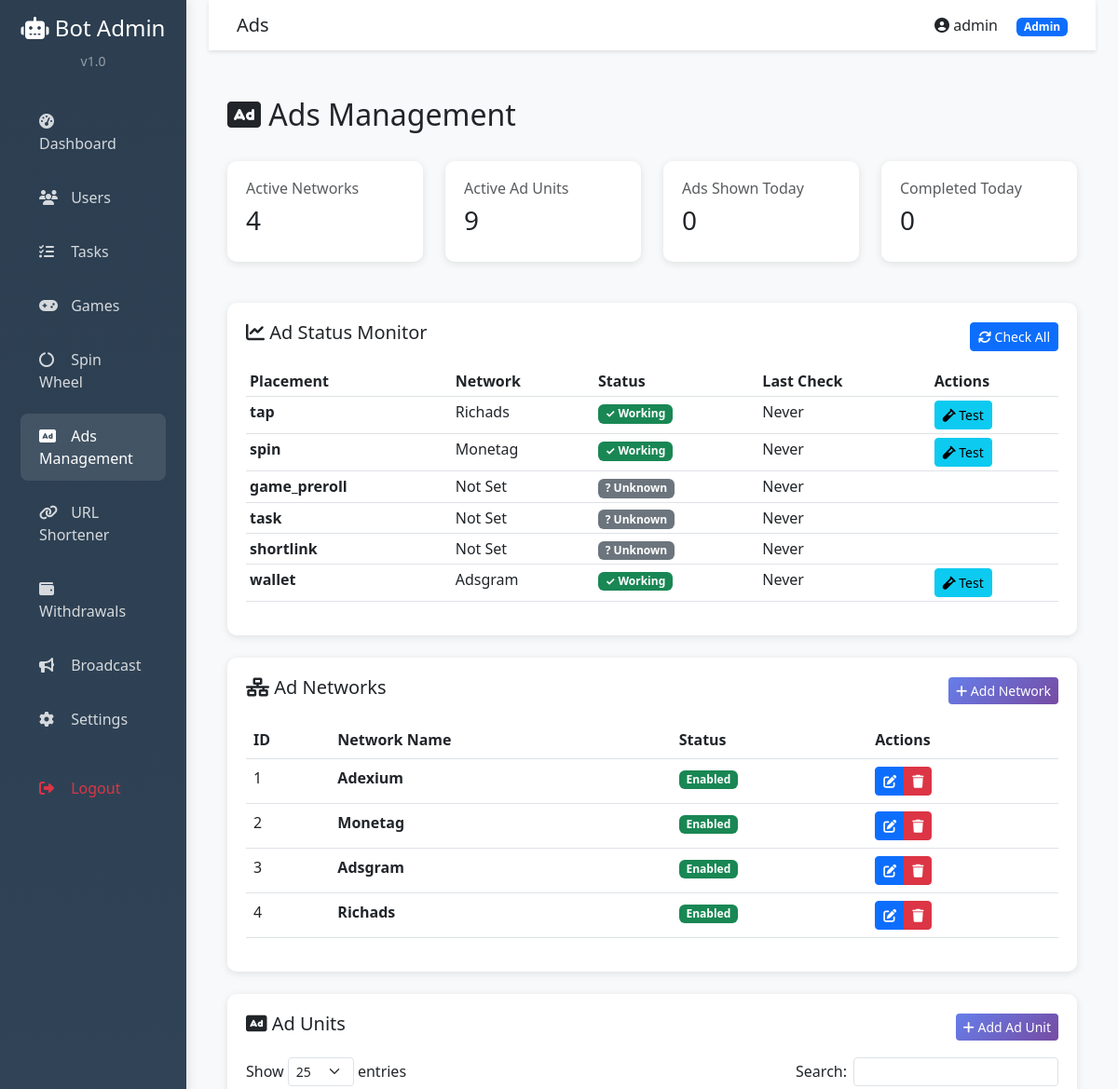
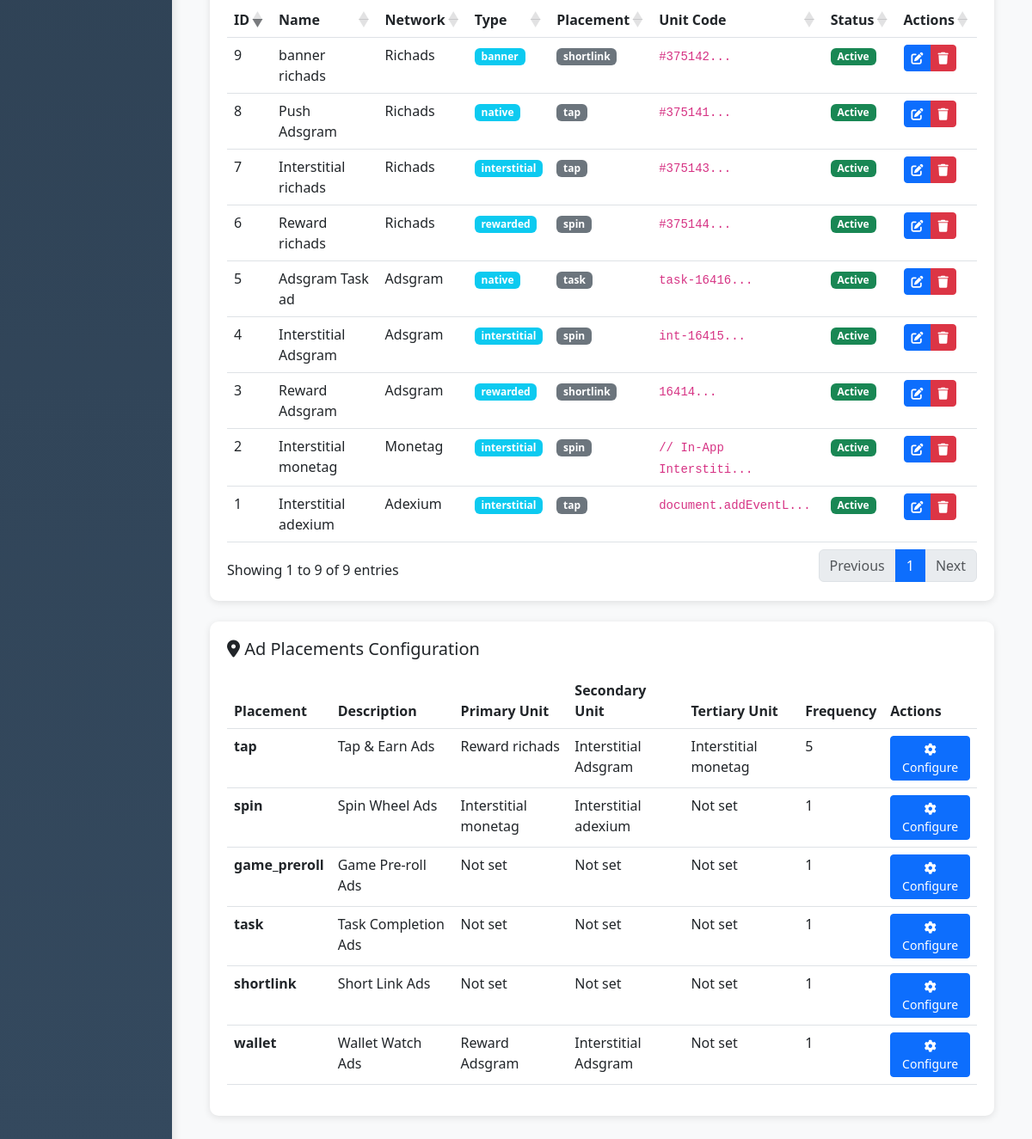
/admin/ads.php (signed in), run on the app's committed database (2 pictures, top to bottom).
### tables this page shows
CREATE TABLE `ad_placements` (
  `id` int(11) NOT NULL,
  `placement_key` varchar(100) NOT NULL,
  `description` varchar(255) DEFAULT NULL,
  `primary_ad_unit_id` int(11) DEFAULT NULL,
  `secondary_ad_unit_id` int(11) DEFAULT NULL,
  `tertiary_ad_unit_id` int(11) DEFAULT NULL,
  `frequency` int(11) DEFAULT 1
);

CREATE TABLE `ad_networks` (
  `id` int(11) NOT NULL,
  `name` varchar(100) NOT NULL,
  `is_enabled` tinyint(1) DEFAULT 1,
  `default_settings` text DEFAULT NULL,
  `created_at` timestamp NULL DEFAULT current_timestamp()
);

CREATE TABLE `ad_units` (
  `id` int(11) NOT NULL,
  `network_id` int(11) NOT NULL,
  `name` varchar(255) NOT NULL,
  `unit_code` varchar(500) NOT NULL,
  `unit_type` varchar(100) NOT NULL,
  `placement_key` varchar(100) DEFAULT NULL,
  `is_active` tinyint(1) DEFAULT 1,
  `created_at` timestamp NULL DEFAULT current_timestamp()
);

### admin/ads.php (the view, shortened to what this page needs)
<?php
require_once 'header.php';
$db = Database::getInstance()->getConnection();
$stmt = $db->query("SELECT * FROM ad_networks ORDER BY id ASC");
$adNetworks = $stmt->fetchAll();
$stmt = $db->query("SELECT au.*, an.name as network_name FROM ad_units au
                    LEFT JOIN ad_networks an ON au.network_id = an.id
                    ORDER BY au.id DESC");
$adUnits = $stmt->fetchAll();
$stmt = $db->query("SELECT ap.*,
                    au1.name as primary_unit_name,
                    au2.name as secondary_unit_name,
                    au3.name as tertiary_unit_name
                    FROM ad_placements ap
                    LEFT JOIN ad_units au1 ON ap.primary_ad_unit_id = au1.id
                    LEFT JOIN ad_units au2 ON ap.secondary_ad_unit_id = au2.id
                    LEFT JOIN ad_units au3 ON ap.tertiary_ad_unit_id = au3.id
                    ORDER BY ap.id ASC");
$adPlacements = $stmt->fetchAll();
$stmt = $db->query("SELECT COUNT(*) FROM ad_networks WHERE is_enabled = 1");
$activeNetworks = $stmt->fetchColumn();
$stmt = $db->query("SELECT COUNT(*) FROM ad_units WHERE is_active = 1");
$activeUnits = $stmt->fetchColumn();
$stmt = $db->query("SELECT COUNT(*) FROM ad_logs WHERE DATE(created_at) = CURDATE()");
$adsToday = $stmt->fetchColumn();
$stmt = $db->query("SELECT COUNT(*) FROM ad_logs WHERE event = 'complete' AND DATE(created_at) = CURDATE()");
$completedToday = $stmt->fetchColumn();
?>
<div class="page-header">
    <h2><i class="fas fa-ad"></i> Ads Management</h2>
</div>
<div class="row mb-4">
    <div class="col-md-3">
        <div class="stat-card">
            <h6 class="text-muted">Active Networks</h6>
            <h3><?php echo number_format($activeNetworks); ?></h3>
        </div>
    </div>
    <div class="col-md-3">
        <div class="stat-card">
            <h6 class="text-muted">Active Ad Units</h6>
            <h3><?php echo number_format($activeUnits); ?></h3>
        </div>
    </div>
    <div class="col-md-3">
        <div class="stat-card">
            <h6 class="text-muted">Ads Shown Today</h6>
            <h3><?php echo number_format($adsToday); ?></h3>
        </div>
    </div>
    <div class="col-md-3">
        <div class="stat-card">
            <h6 class="text-muted">Completed Today</h6>
            <h3><?php echo number_format($completedToday); ?></h3>
        </div>
    </div>
</div>
<div class="stat-card mb-4">
    <div class="d-flex justify-content-between align-items-center mb-3">
        <h5><i class="fas fa-chart-line"></i> Ad Status Monitor</h5>
        <button class="btn btn-sm btn-primary" onclick="checkAllAdStatus()">
            <i class="fas fa-sync"></i> Check All
        </button>
    </div>
    <div id="ad-status-container">
        <div class="table-responsive">
            <table class="table table-sm">
                <thead>
                    <tr>
                        <th>Placement</th>
                        <th>Network</th>
                        <th>Status</th>
                        <th>Last Check</th>
                        <th>Actions</th>
                    </tr>
                </thead>
                <tbody id="ad-status-body">
                    <?php foreach ($adPlacements as $placement): ?>
                        <?php
                        $primaryUnitId = $placement['primary_ad_unit_id'];
                        $status = 'Unknown';
                        $networkName = 'Not Set';
                        if ($primaryUnitId) {
                            foreach ($adUnits as $unit) {
                                if ($unit['id'] == $primaryUnitId) {
                                    $networkName = ucfirst($unit['network_name']);
                                    $status = $unit['is_active'] ? 'Active' : 'Inactive';
                                    break;
                                }
                            }
                        }
                        ?>
                        <tr data-placement="<?php echo $placement['placement_key']; ?>">
                            <td><strong><?php echo htmlspecialchars($placement['placement_key']); ?></strong></td>
                            <td><?php echo htmlspecialchars($networkName); ?></td>
                            <td>
                                <span class="status-badge" data-status="<?php echo strtolower($status); ?>">
                                    <?php if ($status === 'Active'): ?>
                                        <span class="badge bg-success">✓ Working</span>
                                    <?php elseif ($status === 'Inactive'): ?>
                                        <span class="badge bg-danger">✗ Inactive</span>
                                    <?php else: ?>
                                        <span class="badge bg-secondary">? Unknown</span>
                                    <?php endif; ?>
                                </span>
                            </td>
                            <td class="last-check-time">Never</td>
                            <td>
                                <?php if ($primaryUnitId): ?>
                                    <button class="btn btn-sm btn-info" onclick="testAdUnit(<?php echo $primaryUnitId; ?>, '<?php echo $placement['placement_key']; ?>')">
                                        <i class="fas fa-vial"></i> Test
                                    </button>
                                <?php endif; ?>
                            </td>
                        </tr>
                    <?php endforeach; ?>
                </tbody>
            </table>
        </div>
    </div>
</div>
<div class="stat-card mb-4">
    <div class="d-flex justify-content-between align-items-center mb-3">
        <h5><i class="fas fa-network-wired"></i> Ad Networks</h5>
        <button class="btn btn-sm btn-gradient" data-bs-toggle="modal" data-bs-target="#addNetworkModal">
            <i class="fas fa-plus"></i> Add Network
        </button>
    </div>
    <div class="table-responsive">
        <table class="table table-hover">
            <thead>
                <tr>
                    <th>ID</th>
                    <th>Network Name</th>
                    <th>Status</th>
                    <th>Actions</th>
                </tr>
            </thead>
            <tbody>
                <?php foreach ($adNetworks as $network): ?>
                <tr>
                    <td><?php echo $network['id']; ?></td>
                    <td><strong><?php echo htmlspecialchars(ucfirst($network['name'])); ?></strong></td>
                    <td>
                        <?php echo $network['is_enabled'] ? '<span class="badge bg-success">Enabled</span>' : '<span class="badge bg-secondary">Disabled</span>'; ?>
                    </td>
                    <td>
                        <div class="btn-group">
                            <button class="btn btn-sm btn-primary" onclick='editNetwork(<?php echo json_encode($network); ?>)'>
                                <i class="fas fa-edit"></i>
                            </button>
                            <button class="btn btn-sm btn-danger" onclick="deleteNetwork(<?php echo $network['id']; ?>)">
                                <i class="fas fa-trash"></i>
                            </button>
                        </div>
                    </td>
                </tr>
                <?php endforeach; ?>
            </tbody>
        </table>
    </div>
</div>
<div class="stat-card mb-4">
    <div class="d-flex justify-content-between align-items-center mb-3">
        <h5><i class="fas fa-rectangle-ad"></i> Ad Units</h5>
        <button class="btn btn-sm btn-gradient" data-bs-toggle="modal" data-bs-target="#addUnitModal">
            <i class="fas fa-plus"></i> Add Ad Unit
        </button>
    </div>
    <div class="table-responsive">
        <table class="table table-hover data-table">
            <thead>
                <tr>
                    <th>ID</th>
                    <th>Name</th>
                    <th>Network</th>
                    <th>Type</th>
                    <th>Placement</th>
                    <th>Unit Code</th>
                    <th>Status</th>
                    <th>Actions</th>
                </tr>
            </thead>
            <tbody>
                <?php foreach ($adUnits as $unit): ?>
                <tr>
                    <td><?php echo $unit['id']; ?></td>
                    <td><?php echo htmlspecialchars($unit['name']); ?></td>
                    <td><?php echo htmlspecialchars(ucfirst($unit['network_name'])); ?></td>
                    <td><span class="badge bg-info"><?php echo htmlspecialchars($unit['unit_type']); ?></span></td>
                    <td><span class="badge bg-secondary"><?php echo htmlspecialchars($unit['placement_key']); ?></span></td>
                    <td><code><?php echo htmlspecialchars(substr($unit['unit_code'], 0, 20)); ?>...</code></td>
                    <td>
                        <?php echo $unit['is_active'] ? '<span class="badge bg-success">Active</span>' : '<span class="badge bg-danger">Inactive</span>'; ?>
                    </td>
                    <td>
                        <div class="btn-group">
                            <button class="btn btn-sm btn-primary" onclick='editUnit(<?php echo json_encode($unit); ?>)'>
                                <i class="fas fa-edit"></i>
                            </button>
                            <button class="btn btn-sm btn-danger" onclick="deleteUnit(<?php echo $unit['id']; ?>)">
                                <i class="fas fa-trash"></i>
                            </button>
                        </div>
                    </td>
                </tr>
                <?php endforeach; ?>
            </tbody>
        </table>
    </div>
</div>
<div class="stat-card">
    <h5 class="mb-3"><i class="fas fa-map-marker-alt"></i> Ad Placements Configuration</h5>
    <div class="table-responsive">
        <table class="table table-hover">
            <thead>
                <tr>
                    <th>Placement</th>
                    <th>Description</th>
                    <th>Primary Unit</th>
                    <th>Secondary Unit</th>
                    <th>Tertiary Unit</th>
                    <th>Frequency</th>
                    <th>Actions</th>
                </tr>
            </thead>
            <tbody>
                <?php foreach ($adPlacements as $placement): ?>
                <tr>
                    <td><strong><?php echo htmlspecialchars($placement['placement_key']); ?></strong></td>
                    <td><?php echo htmlspecialchars($placement['description']); ?></td>
                    <td><?php echo htmlspecialchars($placement['primary_unit_name'] ?: 'Not set'); ?></td>
                    <td><?php echo htmlspecialchars($placement['secondary_unit_name'] ?: 'Not set'); ?></td>
                    <td><?php echo htmlspecialchars($placement['tertiary_unit_name'] ?: 'Not set'); ?></td>
                    <td><?php echo $placement['frequency']; ?></td>
                    <td>
                        <button class="btn btn-sm btn-primary" onclick='editPlacement(<?php echo json_encode($placement); ?>)'>
                            <i class="fas fa-cog"></i> Configure
                        </button>
                    </td>
                </tr>
                <?php endforeach; ?>
            </tbody>
        </table>
    </div>
</div>
<?php require_once 'footer.php'; ?>

### admin/header.php (style rules this page uses)
:root { --primary-gradient: linear-gradient(135deg, #667eea 0%, #764ba2 100%); }
body { background-color: #f8f9fa; }
.stat-card { background: white; border-radius: 10px; padding: 20px; box-shadow: 0 2px 8px rgba(0,0,0,0.1); margin-bottom: 20px; transition: transform 0.3s; }
.page-header { margin-bottom: 30px; }
.btn-gradient { background: var(--primary-gradient); border: none; color: white; }

### data on the page
ad_placements: placement_key "tap", shows "✓ Working", description "Tap & Earn Ads", primary_ad_unit.name "Reward richads", secondary_ad_unit.name "Interstitial Adsgram", tertiary_ad_unit.name "Interstitial monetag", frequency "5"
ad_networks: name "Richads", id "4", is_enabled "Enabled"
ad_placements: placement_key "spin", shows "✓ Working", description "Spin Wheel Ads", primary_ad_unit.name "Interstitial monetag", secondary_ad_unit.name "Interstitial adexium", tertiary_unit_name "Not set", frequency "1"
ad_networks: name "Monetag", id "2", is_enabled "Enabled"
ad_placements: placement_key "game_preroll", networkName "Not Set", shows "? Unknown", description "Game Pre-roll Ads", primary_unit_name "Not set", secondary_unit_name "Not set", tertiary_unit_name "Not set", frequency "1"
ad_placements: placement_key "task", networkName "Not Set", shows "? Unknown", description "Task Completion Ads", primary_unit_name "Not set", secondary_unit_name "Not set", tertiary_unit_name "Not set", frequency "1"
ad_placements: placement_key "shortlink", networkName "Not Set", shows "? Unknown", description "Short Link Ads", primary_unit_name "Not set", secondary_unit_name "Not set", tertiary_unit_name "Not set", frequency "1"
ad_placements: placement_key "wallet", shows "✓ Working", description "Wallet Watch Ads", primary_ad_unit.name "Reward Adsgram", secondary_ad_unit.name "Interstitial Adsgram", tertiary_unit_name "Not set", frequency "1"
ad_networks: name "Adsgram", id "3", is_enabled "Enabled"
ad_networks: id "1", name "Adexium", is_enabled "Enabled"
ad_units: id "9", name "banner richads", network.name "Richads", unit_type "banner", placement_key "shortlink", unit_code "#375142", is_active "Active"
ad_units: id "8", name "Push Adsgram", network.name "Richads", unit_type "native", placement_key "tap", unit_code "#375141", is_active "Active"
ad_units: id "7", name "Interstitial richads", network.name "Richads", unit_type "interstitial", placement_key "tap", unit_code "#375143", is_active "Active"
ad_units: id "6", name "Reward richads", network.name "Richads", unit_type "rewarded", placement_key "spin", unit_code "#375144", is_active "Active"
ad_units: id "5", name "Adsgram Task ad", network.name "Adsgram", unit_type "native", placement_key "task", unit_code "task-16416", is_active "Active"
ad_units: id "4", name "Interstitial Adsgram", network.name "Adsgram", unit_type "interstitial", placement_key "spin", unit_code "int-16415", is_active "Active"
ad_units: id "3", name "Reward Adsgram", network.name "Adsgram", unit_type "rewarded", placement_key "shortlink", unit_code "16414", is_active "Active"
ad_units: id "2", name "Interstitial monetag", network.name "Monetag", unit_type "interstitial", placement_key "spin", unit_code "// In-App Interstiti", is_active "Active"
ad_units: id "1", name "Interstitial adexium", network.name "Adexium", unit_type "interstitial", placement_key "tap", unit_code "document.addEventL", is_active "Active"

### other printed values
$currentPage "Ads"
$_SESSION['admin_username'] "admin"
$_SESSION['admin_role'] "Admin"
$activeNetworks "4"
$activeUnits "9"
$adsToday "0"
$completedToday "0"
